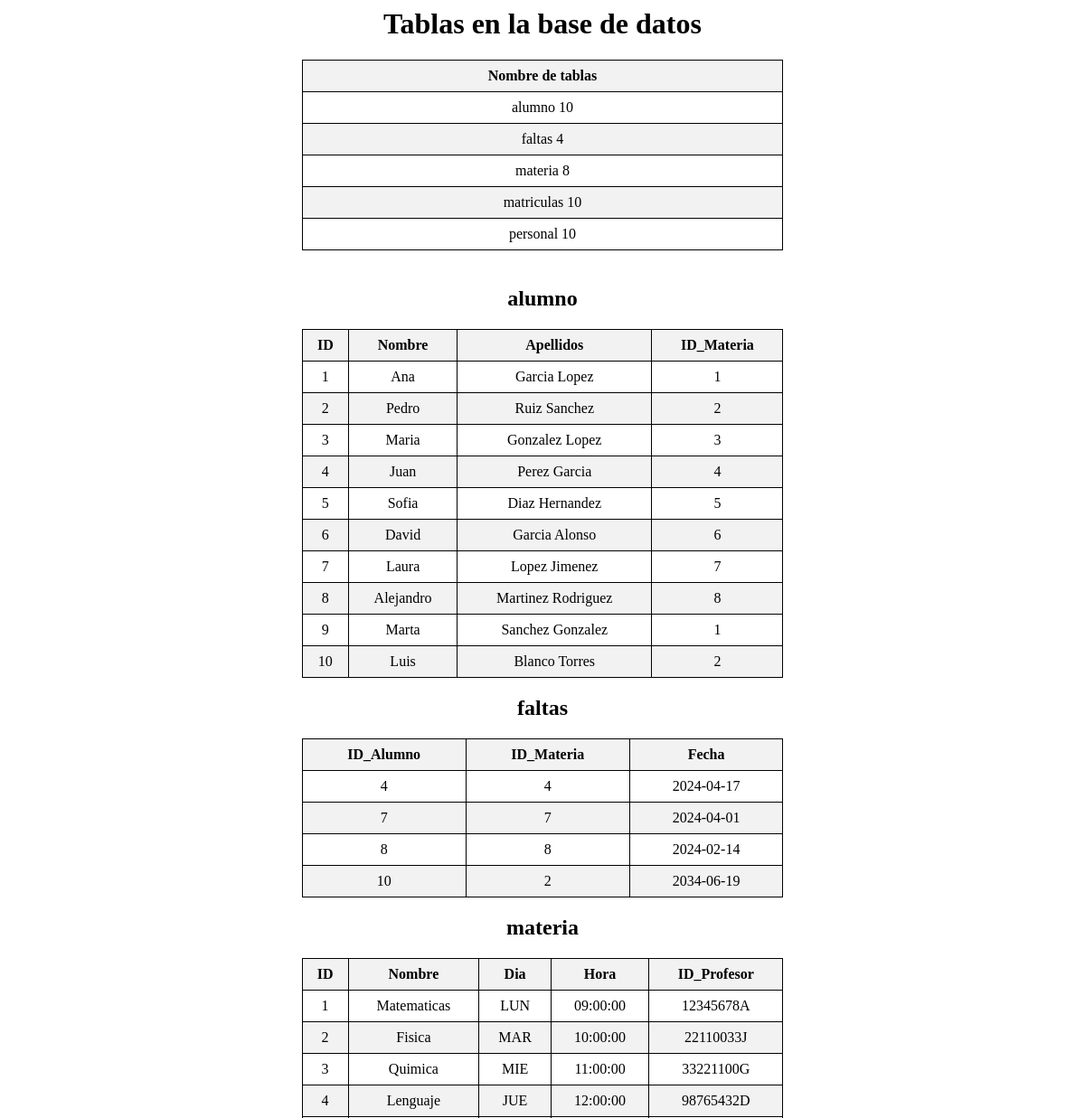
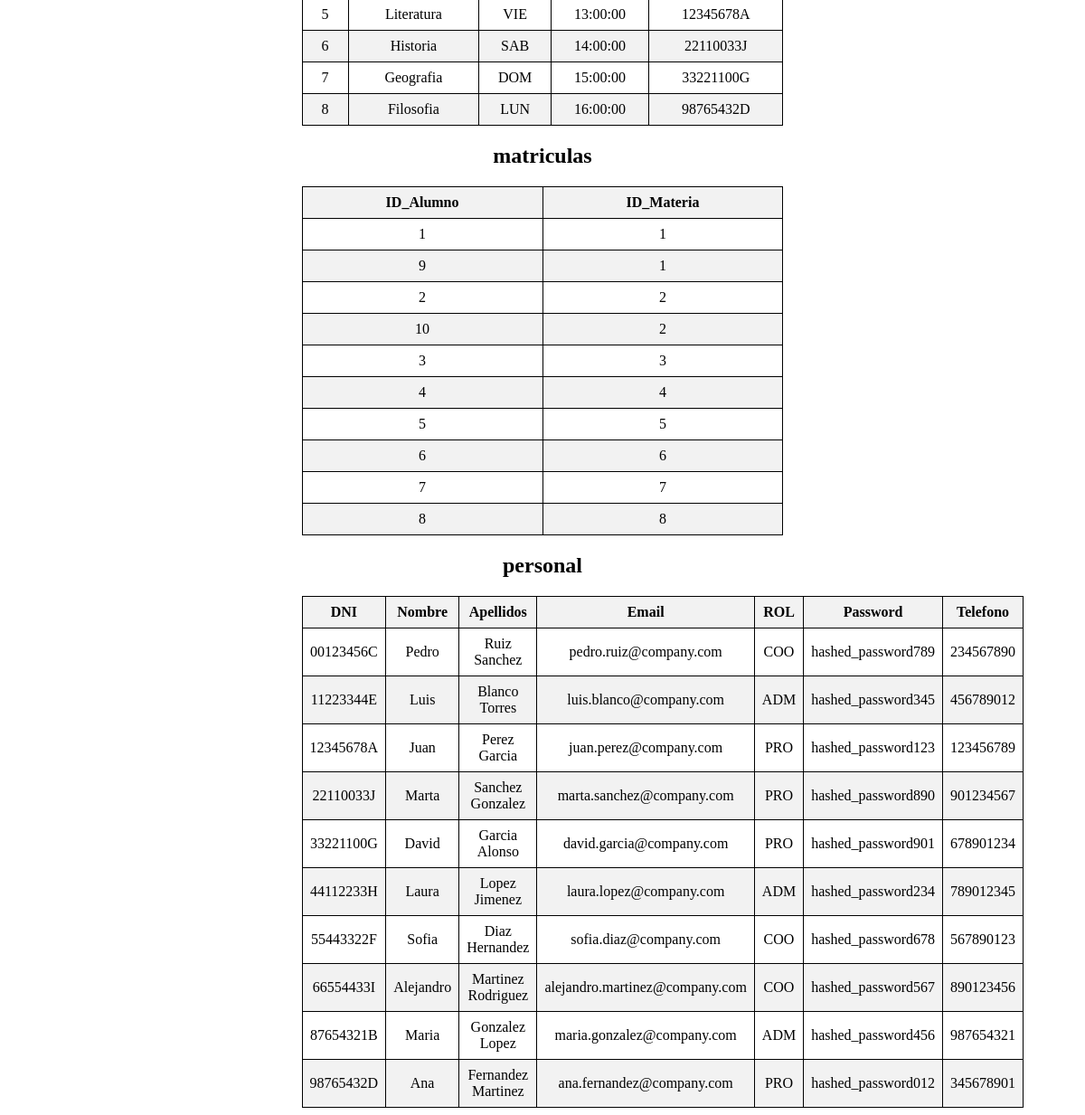
The app's page /dattabase.php with its own data (2 pictures, top to bottom).
### tables this page shows
CREATE TABLE `alumno` ( 
  `ID` int(12) NOT NULL,
  `Nombre` varchar(50) NOT NULL,
  `Apellidos` varchar(50) NOT NULL,
  `ID_Materia` int(10) NOT NULL
);

CREATE TABLE `faltas` (
  `ID_Alumno` int(12) NOT NULL,
  `ID_Materia` int(10) NOT NULL,
  `Fecha` date NOT NULL
);

CREATE TABLE `materia` (
  `ID` int(10) NOT NULL,
  `Nombre` varchar(30) NOT NULL,
  `Dia` enum('LUN','MAR','MIE','JUE','VIE','SAB','DOM') NOT NULL,
  `Hora` time NOT NULL,
  `ID_Profesor` varchar(10) NOT NULL
);

CREATE TABLE `matriculas` (
  `ID_Alumno` int(12) NOT NULL,
  `ID_Materia` int(10) NOT NULL
);

CREATE TABLE `personal` (
  `DNI` varchar(10) NOT NULL,
  `Nombre` varchar(50) NOT NULL,
  `Apellidos` varchar(50) NOT NULL,
  `Email` varchar(50) NOT NULL,
  `ROL` enum('PRO','ADM','COO') NOT NULL,
  `Password` varchar(300) NOT NULL,
  `Telefono` int(9) NOT NULL
);

### dattabase.php (the view, shortened to what this page needs)
<?php
$uri = "mysql://avnadmin:AVNS_SV3vxOevkckSb-vKih-@extraescolar-msolizrueda-948a.b.aivencloud.com:18078/defaultdb?ssl-mode=REQUIRED";
$fields = parse_url($uri);
$conn = "mysql:";
$conn .= "host=" . $fields["host"];
$conn .= ";port=" . $fields["port"];;
$conn .= ";dbname=defaultdb";
$conn .= ";sslmode=verify-ca;sslrootcert=ca.pem";
try {
    $db = new PDO($conn, $fields['user'], $fields['pass']);
    $db->setAttribute(PDO::ATTR_ERRMODE, PDO::ERRMODE_EXCEPTION);
    $showDatabase = $db->query("SHOW tables");
    $showDatabase->execute();
    $result = $showDatabase->fetchAll();
    echo "<h1>Tablas en la base de datos</h1>";
} catch (PDOException $e) {
    echo "Erro de conexion: " . $e->getMessage();
}
?>
<!DOCTYPE html>
<html lang="en">
<head>
</head>
<body>
    <main class="container">
        <section>
            <table>
                <thead>
                    <tr>
                        <th>Nombre de tablas</th>
                    </tr>
                </thead>
                <tbody>
                    <?php
                    foreach ($result as $row) {
                        $dataCount=$db->query("SELECT * FROM $row[0]");
                        $dataCount->execute();
                        $count = $dataCount->rowCount();
                        echo "<tr>";
                        echo "<td> $row[0] $count</td>";
                        echo "</tr>";
                    }
                    ?>
                </tbody>
            </table>
        </section>
        <section class="data">
            <div class="containerData">
            <?php
            foreach ($result as $row) {
                $tableName = $row[0];
                $showData = $db->query("SELECT * FROM $tableName");
                $showData->execute();
                $data = $showData->fetchAll(PDO::FETCH_ASSOC);
                echo "<h1>$tableName</h1>";
                echo "<table>";
                echo "<thead>";
                echo "<tr>";
                foreach ($data[0] as $key => $value) {
                    echo "<th>$key</th>";
                }
                echo "</tr>";
                echo "</thead>";
                echo "<tbody>";
                foreach ($data as $rowData) {
                    echo "<tr>";
                    foreach ($rowData as $value) {
                        echo "<td>$value</td>";
                    }
                    echo "</tr>";
                }
                echo "</tbody>";
                echo "</table>";
            }
            ?>
            </div>
        </section>
    </main>
</body>
</html>

### dattabase.php (style rules this page uses)
table { border-collapse: collapse; width: 100%; }
th, td { border: 1px solid black; padding: 8px; text-align: center; }
th { background-color: #f2f2f2; }
tr:nth-child(even) { background-color: #f2f2f2; }
h1 { text-align: center; }
main { display: flex; justify-content: space-around; margin-top: 20px; }
section { width: 45%; }
.data { display: flex; flex-wrap: wrap; justify-content: space-around; }
.container { margin: 0 auto; width: 100%; display: flex; flex-direction: column; align-items: center; gap: 20px; }
.containerData { width: 100%; display: flex; flex-wrap: wrap; justify-content: space-around; }

### records on screen
alumno: value "1", Nombre "Ana", Apellidos "Garcia Lopez"
alumno: value "2", Nombre "Pedro", Apellidos "Ruiz Sanchez"
alumno: value "3", Nombre "Maria", Apellidos "Gonzalez Lopez"
alumno: value "4", Nombre "Juan", Apellidos "Perez Garcia"
alumno: value "5", Nombre "Sofia", Apellidos "Diaz Hernandez"
alumno: value "6", Nombre "David", Apellidos "Garcia Alonso"
alumno: value "7", Nombre "Laura", Apellidos "Lopez Jimenez"
alumno: value "8", Nombre "Alejandro", Apellidos "Martinez Rodriguez"
alumno: ID "9", Nombre "Marta", Apellidos "Sanchez Gonzalez", ID_Materia "1"
alumno: ID "10", Nombre "Luis", Apellidos "Blanco Torres", ID_Materia "2"
faltas: value "4", Fecha "2024-04-17"
faltas: value "7", Fecha "2024-04-01"
faltas: value "8", Fecha "2024-02-14"
faltas: ID_Alumno "10", ID_Materia "2", Fecha "2034-06-19"
materia: ID "1", Nombre "Matematicas", Dia "LUN", Hora "09:00:00", ID_Profesor "12345678A"
materia: ID "2", Nombre "Fisica", Dia "MAR", Hora "10:00:00", ID_Profesor "22110033J"
materia: ID "3", Nombre "Quimica", Dia "MIE", Hora "11:00:00", ID_Profesor "33221100G"
materia: ID "4", Nombre "Lenguaje", Dia "JUE", Hora "12:00:00", ID_Profesor "98765432D"
materia: ID "5", Nombre "Literatura", Dia "VIE", Hora "13:00:00", ID_Profesor "12345678A"
materia: ID "6", Nombre "Historia", Dia "SAB", Hora "14:00:00", ID_Profesor "22110033J"
materia: ID "7", Nombre "Geografia", Dia "DOM", Hora "15:00:00", ID_Profesor "33221100G"
materia: ID "8", Nombre "Filosofia", Dia "LUN", Hora "16:00:00", ID_Profesor "98765432D"
matriculas: value "1"
matriculas: ID_Alumno "9", ID_Materia "1"
matriculas: value "2"
matriculas: ID_Alumno "10", ID_Materia "2"
matriculas: value "3"
matriculas: value "4"
matriculas: value "5"
matriculas: value "6"
matriculas: value "7"
matriculas: value "8"
personal: DNI "00123456C", Nombre "Pedro", Apellidos "Ruiz Sanchez", Email "pedro.ruiz@company.com", ROL "COO", Password "hashed_password789", Telefono "234567890"
personal: DNI "11223344E", Nombre "Luis", Apellidos "Blanco Torres", Email "luis.blanco@company.com", ROL "ADM", Password "hashed_password345", Telefono "456789012"
personal: DNI "12345678A", Nombre "Juan", Apellidos "Perez Garcia", Email "juan.perez@company.com", ROL "PRO", Password "hashed_password123", Telefono "123456789"
personal: DNI "22110033J", Nombre "Marta", Apellidos "Sanchez Gonzalez", Email "marta.sanchez@company.com", ROL "PRO", Password "hashed_password890", Telefono "901234567"
personal: DNI "33221100G", Nombre "David", Apellidos "Garcia Alonso", Email "david.garcia@company.com", ROL "PRO", Password "hashed_password901", Telefono "678901234"
personal: DNI "44112233H", Nombre "Laura", Apellidos "Lopez Jimenez", Email "laura.lopez@company.com", ROL "ADM", Password "hashed_password234", Telefono "789012345"
personal: DNI "55443322F", Nombre "Sofia", Apellidos "Diaz Hernandez", Email "sofia.diaz@company.com", ROL "COO", Password "hashed_password678", Telefono "567890123"
personal: DNI "66554433I", Nombre "Alejandro", Apellidos "Martinez Rodriguez", Email "alejandro.martinez@company.com", ROL "COO", Password "hashed_password567", Telefono "890123456"
personal: DNI "87654321B", Nombre "Maria", Apellidos "Gonzalez Lopez", Email "maria.gonzalez@company.com", ROL "ADM", Password "hashed_password456", Telefono "987654321"
personal: DNI "98765432D", Nombre "Ana", Apellidos "Fernandez Martinez", Email "ana.fernandez@company.com", ROL "PRO", Password "hashed_password012", Telefono "345678901"

### other values on screen
$row[0] "alumno"
$count "10"
$row[0] "faltas"
$count "4"
$row[0] "materia"
$count "8"
$row[0] "matriculas"
$row[0] "personal"
$tableName "alumno"
$key "ID"
$key "Nombre"
$key "Apellidos"
$key "ID_Materia"
$tableName "faltas"
$key "ID_Alumno"
